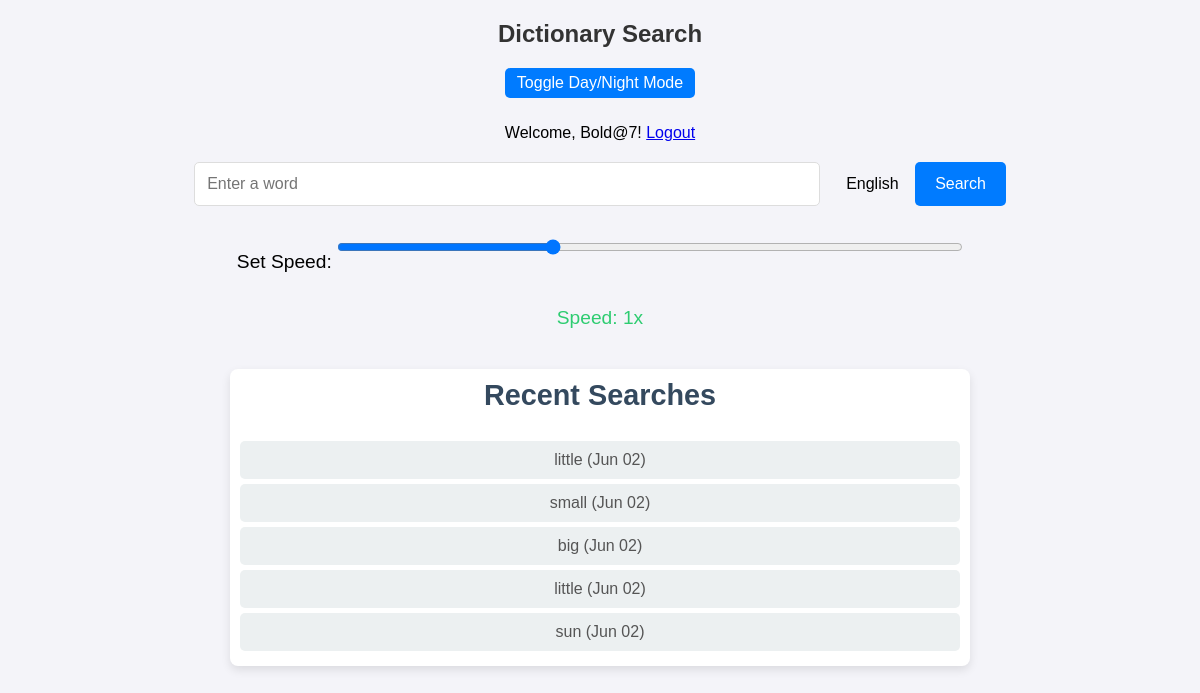
Screenshot of / (signed in) with the database file from the repository.
### dictionary/models.py (models this page shows, shortened)
class SearchHistory(models.Model):
    user = models.ForeignKey(User, on_delete=models.CASCADE)  # Connects search history to a user
    word = models.CharField(max_length=255)  # Stores the searched word
    language = models.CharField(max_length=10, default='en')  # Stores the language code of the search
    search_time = models.DateTimeField(auto_now_add=True)
    class Meta:
        app_label = 'dictionary'

### dictionary/views.py (the view, shortened to what this page needs)
# urls.py: path('', views.search, name='search'),
def search(request):
    import logging
    query = request.GET.get('q', '').strip()  # Get the searched word
    language = request.GET.get('language', 'en').strip()  # Get the selected language, default to 'en'
    word_data = None  # Default to None if no word is searched
    synonyms = []
    antonyms = []
    recent_searches = []
    error_message = None
    linguistic_features = []
    from .models import Word, LinguisticFeature
    if request.user.is_authenticated:
        recent_searches = SearchHistory.objects.filter(user=request.user).order_by('-search_time')[:5]
    return render(request, 'dictionary/search_results.html', {
        'word_data': word_data, 'query': query, 'language': language, 'synonyms': synonyms, 'antonyms': antonyms,
        'recent_searches': recent_searches, 'error_message': error_message, 'linguistic_features': linguistic_features
    })

### dictionary/templates/dictionary/search_results.html (shortened to what this page needs)
<!DOCTYPE html>
<html lang="en">
<head>
</head>
<body>
  <h2>Dictionary Search</h2>
  <button id="themeToggle" style="margin-bottom: 10px; padding: 6px 12px; cursor: pointer;">Toggle Day/Night Mode</button>
  {% if user.is_authenticated %}
    <p>Welcome, {{ user.username }}! <a href="{% url 'logout' %}">Logout</a></p>
  {% else %}
    <p><a href="{% url 'login' %}">Login</a> | <a href="{% url 'signup' %}">Sign Up</a></p>
  {% endif %}
  <form method="GET" autocomplete="off">
    <input type="text" id="searchInput" name="q" placeholder="Enter a word" value="{{ query }}" required>
    <select name="language" id="languageSelect" style="margin-left: 10px; padding: 6px; font-size: 16px; -webkit-appearance: none; -moz-appearance: none; appearance: none; border: none; background: transparent; cursor: default;">
      <option value="en" {% if language == 'en' %}selected{% endif %}>English</option>
    </select>
    <button type="submit" style="margin-left: 10px;">Search</button>
  </form>
  <div class="speed-wrapper">
      <label for="speedControl">Set Speed:</label>
      <input type="range" id="speedControl" min="0.5" max="2" step="0.1" value="1" onchange="updateSpeed(this.value)">
      <p>Speed: <span id="speedValue">1</span>x</p>
  </div>
  {% if user.is_authenticated %}
    <div class="recent-searches">
        <h3>Recent Searches</h3>
        <ul>
            {% for search in recent_searches %}
                <li>{{ search.word }} ({{ search.search_time|date:"M d" }})</li>
            {% empty %}
                <li>No recent searches.</li>
            {% endfor %}
        </ul>
    </div>
  {% endif %}
</body>
</html>

### dictionary/templates/dictionary/search_results.html (style rules this page uses)
body { font-family: Arial, sans-serif; text-align: center; margin: 0; padding: 0; background-color: #f4f4f9; }
h2, h3, h4 { color: #2c3e50; }
h2 { margin-top: 20px; color: #333; }
form { display: flex; justify-content: center; margin-top: 20px; }
h3 { margin-top: 0; font-size: 1.8em; color: #34495e; }
input { padding: 12px; width: 50%; margin-right: 10px; border: 1px solid #ddd; border-radius: 5px; font-size: 16px; }
button { padding: 12px 20px; font-size: 16px; background-color: #007bff; color: white; border: none; border-radius: 5px; cursor: pointer; }
#speedControl { width: 50%; margin: 20px 0; }
.speed-wrapper { font-size: 1.2em; margin-bottom: 20px; }
.speed-wrapper p { color: #2ecc71; }
.speed-wrapper input { margin-right: 10px; }
.recent-searches { margin-top: 40px; padding: 10px; background-color: #ffffff; border-radius: 8px; box-shadow: 0px 4px 10px rgba(0, 0, 0, 0.1); width: 60%; margin-left: auto; margin-right: auto; }
.recent-searches ul { list-style-type: none; padding: 0; margin: 0; }
.recent-searches li { font-size: 16px; color: #555; padding: 10px; background-color: #ecf0f1; margin: 5px 0; border-radius: 5px; }

### rows the page displays
SearchHistory: word "little", search_time "Jun 02"
SearchHistory: word "small", search_time "Jun 02"
SearchHistory: word "big", search_time "Jun 02"
SearchHistory: word "little", search_time "Jun 02"
SearchHistory: word "sun", search_time "Jun 02"

### other values shown
{{ user.username }} "Bold@7"
